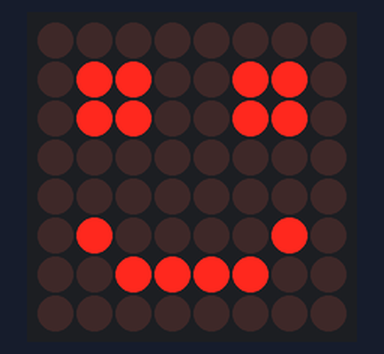
Recording of a sketch running on a simulated Arduino Uno, built with avr-gcc and run on an emulated ATmega328P. On the bench: 8×8 LED matrix.

Above: at 0.1 s.
At 2.1 s:
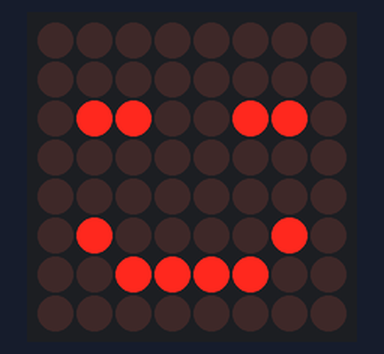

The sketch:

max7219-criando-smiles-piscando-olho.ino
```cpp
//#include "LedControl.h" //Procura essa bibliteca dentro do meu computador
#include <LedControl.h> //Esse pacote da biblioteca está na pasta raiz do meu Arduino

/*
  Agora, precisamos de um LedControl para trabalhar.
 ***** Esses números de pinos provavelmente não funcionarão com seu hardware *****
  o pino 6 está conectado ao DataIn
  o pino 8 está conectado ao CLK
  o pino 7 está conectado ao LOAD
  Temos apenas um único MAX72XX.
*/
int DIN = 12; // Dados de entrada
int CS =  10; // Habilita o carregamento
int CLK = 11; // Clock

LedControl lc = LedControl(DIN, CLK, CS, 1);

unsigned long delaytime = 100;

void setup()
{
  //Funções
  lc.shutdown(0, false); // Não quero que o meu display trabalhe em nível baixo
  lc.setIntensity(0, 8); // Intensidade de brilho 8
  lc.clearDisplay(0);    // Limpa o display
}

void loop()
{
  olhoAberto();
  delay(2000);
  olhoFechando();
  delay(200);
  olhoFechado();
  delay(100);

}

void olhoAberto()
{
  //8 elementos
  byte a[8] = {B00000000,
               B01100110,
               B01100110,
               B00000000,
               B00000000,
               B01000010,
               B00111100,
               B00000000
              };

  lc.setRow(0, 0, a[0]);
  lc.setRow(0, 1, a[1]);
  lc.setRow(0, 2, a[2]);
  lc.setRow(0, 3, a[3]);
  lc.setRow(0, 4, a[4]);
  lc.setRow(0, 5, a[5]);
  lc.setRow(0, 6, a[6]);
  lc.setRow(0, 7, a[7]);
}

void olhoFechando()
{
  byte a[8] = {B00000000,
               B00000000,
               B01100110,
               B00000000,
               B00000000,
               B01000010,
               B00111100,
               B00000000
              };

  lc.setRow(0, 0, a[0]);
  lc.setRow(0, 1, a[1]);
  lc.setRow(0, 2, a[2]);
  lc.setRow(0, 3, a[3]);
  lc.setRow(0, 4, a[4]);
  lc.setRow(0, 5, a[5]);
  lc.setRow(0, 6, a[6]);
  lc.setRow(0, 7, a[7]);
}

void olhoFechado()
{
  byte a[8] = {B00000000,
               B00000000,
               B00000000,
               B00000000,
               B00000000,
               B01000010,
               B00111100,
               B00000000
              };

  lc.setRow(0, 0, a[0]);
  lc.setRow(0, 1, a[1]);
  lc.setRow(0, 2, a[2]);
  lc.setRow(0, 3, a[3]);
  lc.setRow(0, 4, a[4]);
  lc.setRow(0, 5, a[5]);
  lc.setRow(0, 6, a[6]);
  lc.setRow(0, 7, a[7]);
}
```
